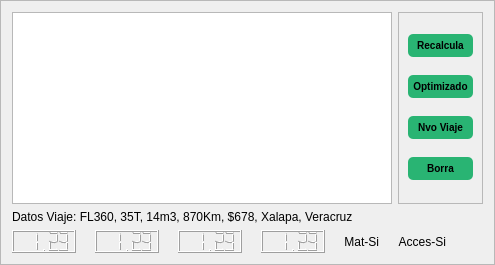
                 <widget class="QFrame" name="frame_7">
                  <property name="frameShape">
                   <enum>QFrame::StyledPanel</enum>
                  </property>
                  <property name="frameShadow">
                   <enum>QFrame::Raised</enum>
                  </property>
                  <layout class="QGridLayout" name="gridLayout_32">
                   <item row="2" column="11">
                    <widget class="QLabel" name="label_37">
                     <property name="text">
                      <string/>
                     </property>
                     <property name="pixmap">
                      <pixmap>:/7.png</pixmap>
                     </property>
                     <property name="alignment">
                      <set>Qt::AlignCenter</set>
                     </property>
                    </widget>
                   </item>
                   <item row="2" column="3">
                    <widget class="QLabel" name="label_33">
                     <property name="text">
                      <string/>
                     </property>
                     <property name="pixmap">
                      <pixmap>:/2.png</pixmap>
                     </property>
                     <property name="alignment">
                      <set>Qt::AlignCenter</set>
                     </property>
                    </widget>
                   </item>
                   <item row="2" column="6">
                    <widget class="QLCDNumber" name="lcdNumberTiempoSobranteV2">
                     <property name="font">
                      <font>
                       <pointsize>9</pointsize>
                       <weight>50</weight>
                       <bold>false</bold>
                      </font>
                     </property>
                     <property name="frameShadow">
                      <enum>QFrame::Raised</enum>
                     </property>
                     <property name="smallDecimalPoint">
                      <bool>false</bool>
                     </property>
                     <property name="value" stdset="0">
                      <double>1.230000000000000</double>
                     </property>
                    </widget>
                   </item>
                   <item row="2" column="0">
                    <widget class="QLCDNumber" name="lcdNumberVolumenSobranteV2">
                     <property name="font">
                      <font>
                       <pointsize>9</pointsize>
                       <weight>50</weight>
                       <bold>false</bold>
                      </font>
                     </property>
                     <property name="frameShadow">
                      <enum>QFrame::Raised</enum>
                     </property>
                     <property name="smallDecimalPoint">
                      <bool>false</bool>
                     </property>
                     <property name="value" stdset="0">
                      <double>1.230000000000000</double>
                     </property>
                    </widget>
                   </item>
                   <item row="2" column="2">
                    <widget class="QLCDNumber" name="lcdNumberPesoSobranteV2">
                     <property name="font">
                      <font>
                       <pointsize>9</pointsize>
                       <weight>50</weight>
                       <bold>false</bold>
                      </font>
                     </property>
                     <property name="frameShadow">
                      <enum>QFrame::Raised</enum>
                     </property>
                     <property name="smallDecimalPoint">
                      <bool>false</bool>
                     </property>
                     <property name="value" stdset="0">
                      <double>1.230000000000000</double>
                     </property>
                    </widget>
                   </item>
                   <item row="2" column="9">
                    <widget class="QLabel" name="label_36">
                     <property name="text">
                      <string/>
                     </property>
                     <property name="pixmap">
                      <pixmap>:/8.png</pixmap>
                     </property>
                     <property name="alignment">
                      <set>Qt::AlignCenter</set>
                     </property>
                    </widget>
                   </item>
                   <item row="0" column="0" colspan="10">
                    <widget class="QTableWidget" name="tableWidgetOtimizaManualV1_2"/>
                   </item>
                   <item row="0" column="10" colspan="2">
                    <widget class="QFrame" name="frame_5">
                     <property name="frameShape">
                      <enum>QFrame::StyledPanel</enum>
                     </property>
                     <property name="frameShadow">
                      <enum>QFrame::Raised</enum>
                     </property>
                     <layout class="QGridLayout" name="gridLayout_16">
                      <item row="0" column="0">
                       <widget class="QPushButton" name="pushButtonRecalculaV2">
                        <property name="font">
                         <font>
                          <pointsize>-1</pointsize>
                          <weight>75</weight>
                          <italic>false</italic>
                          <bold>true</bold>
                         </font>
                        </property>
                        <property name="toolTip">
                         <string>Nvo. Viaje</string>
                        </property>
                        <property name="toolTipDuration">
                         <number>3</number>
                        </property>
                        <property name="styleSheet">
                         <string notr="true">QPushButton#pushButtonRecalculaV2 {
background-color: rgb(41, 180, 115);
border-radius: 5px;
font: bold 10px;
padding: 5px;
} </string>
                        </property>
                        <property name="text">
                         <string>Recalcula</string>
                        </property>
                        <property name="icon">
                         <iconset>
                          <normaloff>:/7.png</normaloff>:/7.png</iconset>
                        </property>
                        <property name="iconSize">
                         <size>
                          <width>16</width>
                          <height>16</height>
                         </size>
                        </property>
                        <property name="flat">
                         <bool>false</bool>
                        </property>
                       </widget>
                      </item>
                      <item row="1" column="0">
                       <widget class="QPushButton" name="pushButtonOptimizaV2">
                        <property name="font">
                         <font>
                          <pointsize>-1</pointsize>
                          <weight>75</weight>
                          <italic>false</italic>
                          <bold>true</bold>
                         </font>
                        </property>
                        <property name="toolTip">
                         <string>Recalcula</string>
                        </property>
                        <property name="toolTipDuration">
                         <number>3</number>
                        </property>
                        <property name="styleSheet">
                         <string notr="true">QPushButton#pushButtonOptimizaV2 {
background-color: rgb(41, 180, 115);
border-radius: 5px;
font: bold 10px;
padding: 5px;
} </string>
                        </property>
                        <property name="text">
                         <string>Optimizado</string>
                        </property>
                        <property name="icon">
                         <iconset>
                          <normaloff>:/8.png</normaloff>:/8.png</iconset>
                        </property>
                        <property name="iconSize">
                         <size>
                          <width>16</width>
                          <height>16</height>
                         </size>
                        </property>
                        <property name="flat">
                         <bool>false</bool>
                        </property>
                       </widget>
                      </item>
                      <item row="2" column="0">
                       <widget class="QPushButton" name="pushButtonNuevoViajeV2">
                        <property name="font">
                         <font>
                          <pointsize>-1</pointsize>
                          <weight>75</weight>
                          <italic>false</italic>
                          <bold>true</bold>
                         </font>
                        </property>
                        <property name="toolTip">
                         <string>Optimiza</string>
                        </property>
                        <property name="toolTipDuration">
                         <number>3</number>
                        </property>
                        <property name="styleSheet">
                         <string notr="true">QPushButton#pushButtonNuevoViajeV2 {
background-color: rgb(41, 180, 115);
border-radius: 5px;
font: bold 10px;
padding: 5px;
} </string>
                        </property>
                        <property name="text">
                         <string>Nvo Viaje</string>
                        </property>
                        <property name="icon">
                         <iconset>
                          <normaloff>:/9.png</normaloff>:/9.png</iconset>
                        </property>
                        <property name="iconSize">
                         <size>
                          <width>16</width>
                          <height>16</height>
                         </size>
                        </property>
                        <property name="flat">
                         <bool>false</bool>
                        </property>
                       </widget>
                      </item>
                      <item row="3" column="0">
                       <widget class="QPushButton" name="pushButtonBorraV2">
                        <property name="font">
                         <font>
                          <pointsize>-1</pointsize>
                          <weight>75</weight>
                          <italic>false</italic>
                          <bold>true</bold>
                         </font>
                        </property>
                        <property name="toolTip">
                         <string>Borra</string>
                        </property>
                        <property name="toolTipDuration">
                         <number>3</number>
                        </property>
                        <property name="styleSheet">
                         <string notr="true">QPushButton#pushButtonBorraV2 {
background-color: rgb(41, 180, 115);
border-radius: 5px;
font: bold 10px;
padding: 5px;
} </string>
                        </property>
                        <property name="text">
                         <string>Borra</string>
                        </property>
                        <property name="icon">
                         <iconset>
                          <normaloff>:/10.png</normaloff>:/10.png</iconset>
                        </property>
                        <property name="iconSize">
                         <size>
                          <width>16</width>
                          <height>16</height>
                         </size>
                        </property>
                        <property name="flat">
                         <bool>false</bool>
                        </property>
                       </widget>
                      </item>
                     </layout>
                    </widget>
                   </item>
                   <item row="1" column="0" colspan="12">
                    <widget class="QLabel" name="labelOptimizaManualV1Header_2">
                     <property name="text">
                      <string>Datos Viaje: FL360, 35T, 14m3, 870Km, $678, Xalapa, Veracruz</string>
                     </property>
                    </widget>
                   </item>
                   <item row="2" column="5">
                    <widget class="QLabel" name="label_34">
                     <property name="text">
                      <string/>
                     </property>
                     <property name="pixmap">
                      <pixmap>:/5.png</pixmap>
                     </property>
                     <property name="alignment">
                      <set>Qt::AlignCenter</set>
                     </property>
                    </widget>
                   </item>
                   <item row="2" column="7">
                    <widget class="QLabel" name="label_35">
                     <property name="text">
                      <string/>
                     </property>
                     <property name="pixmap">
                      <pixmap>:/6.png</pixmap>
                     </property>
                     <property name="alignment">
                      <set>Qt::AlignCenter</set>
                     </property>
                    </widget>
                   </item>
                   <item row="2" column="1">
                    <widget class="QLabel" name="label_25">
                     <property name="text">
                      <string/>
                     </property>
                     <property name="pixmap">
                      <pixmap>:/3.png</pixmap>
                     </property>
                     <property name="alignment">
                      <set>Qt::AlignCenter</set>
                     </property>
                    </widget>
                   </item>
                   <item row="2" column="4">
                    <widget class="QLCDNumber" name="lcdNumberValorSobranteV2">
                     <property name="font">
                      <font>
                       <pointsize>9</pointsize>
                       <weight>50</weight>
                       <bold>false</bold>
                      </font>
                     </property>
                     <property name="frameShadow">
                      <enum>QFrame::Raised</enum>
                     </property>
                     <property name="smallDecimalPoint">
                      <bool>false</bool>
                     </property>
                     <property name="value" stdset="0">
                      <double>1.230000000000000</double>
                     </property>
                    </widget>
                   </item>
                   <item row="2" column="8">
                    <widget class="QLabel" name="labelCumpleMatrizV2">
                     <property name="text">
                      <string>Mat-Si</string>
                     </property>
                     <property name="alignment">
                      <set>Qt::AlignRight|Qt::AlignTrailing|Qt::AlignVCenter</set>
                     </property>
                    </widget>
                   </item>
                   <item row="2" column="10">
                    <widget class="QLabel" name="labelCumpleAccesoV2">
                     <property name="text">
                      <string>Acces-Si</string>
                     </property>
                     <property name="alignment">
                      <set>Qt::AlignRight|Qt::AlignTrailing|Qt::AlignVCenter</set>
                     </property>
                    </widget>
                   </item>
                  </layout>
                 </widget>
